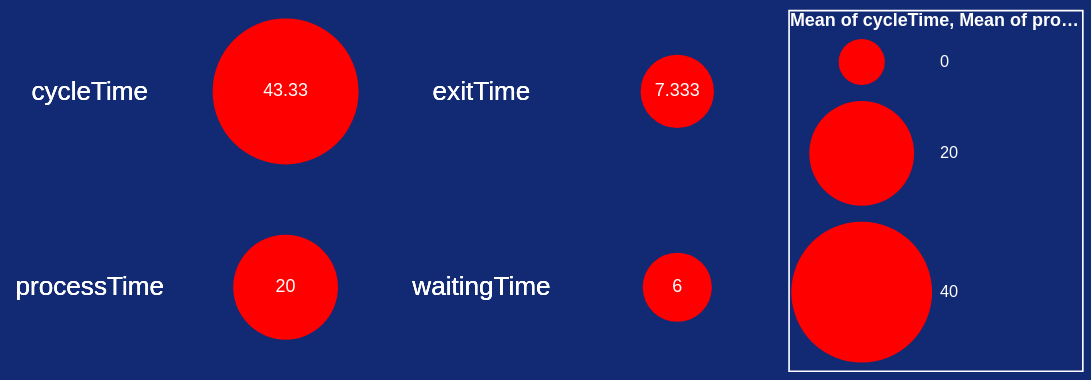

Vega-Lite specification stored for this chart:
### Vega-Lite specification from a JSON file in a GitHub repository (floating-point values rounded to 4 significant figures)
{"config": {"view": {"continuousWidth": 400, "continuousHeight": 300, "height": 100, "strokeWidth": 0, "width": 100}, "axis": {"labelAngle": -45, "labelColor": "white", "titleColor": "white"}, "background": "#122973", "header": {"labelColor": "#122973", "labelFontSize": 14, "titleColor": "#122973", "titleFontSize": 14}, "legend": {"labelColor": "white", "padding": 1, "strokeColor": "white", "tickCount": 2, "titleColor": "white"}}, "hconcat": [{"vconcat": [{"hconcat": [{"mark": {"type": "text", "fill": "white"}, "encoding": {"size": {"value": 16}, "text": {"value": "cycleTime"}}}, {"layer": [{"mark": {"type": "circle", "fill": "red"}, "encoding": {"size": {"aggregate": "mean", "field": "cycleTime", "scale": {"range": [800, 8000]}, "type": "quantitative"}}}, {"mark": {"type": "text", "fill": "white"}, "encoding": {"text": {"aggregate": "mean", "field": "cycleTime", "format": ".4", "type": "quantitative"}}}]}]}, {"hconcat": [{"mark": {"type": "text", "fill": "white"}, "encoding": {"size": {"value": 16}, "text": {"value": "processTime"}}}, {"layer": [{"mark": {"type": "circle", "fill": "red"}, "encoding": {"size": {"aggregate": "mean", "field": "processTime", "scale": {"range": [800, 8000]}, "type": "quantitative"}}}, {"mark": {"type": "text", "fill": "white"}, "encoding": {"text": {"aggregate": "mean", "field": "processTime", "format": ".4", "type": "quantitative"}}}]}]}]}, {"vconcat": [{"hconcat": [{"mark": {"type": "text", "fill": "white"}, "encoding": {"size": {"value": 16}, "text": {"value": "exitTime"}}}, {"layer": [{"mark": {"type": "circle", "fill": "red"}, "encoding": {"size": {"aggregate": "mean", "field": "exitTime", "scale": {"range": [800, 8000]}, "type": "quantitative"}}}, {"mark": {"type": "text", "fill": "white"}, "encoding": {"text": {"aggregate": "mean", "field": "exitTime", "format": ".4", "type": "quantitative"}}}]}]}, {"hconcat": [{"mark": {"type": "text", "fill": "white"}, "encoding": {"size": {"value": 16}, "text": {"value": "waitingTime"}}}, {"layer": [{"mark": {"type": "circle", "fill": "red"}, "encoding": {"size": {"aggregate": "mean", "field": "waitingTime", "scale": {"range": [800, 8000]}, "type": "quantitative"}}}, {"mark": {"type": "text", "fill": "white"}, "encoding": {"text": {"aggregate": "mean", "field": "waitingTime", "format": ".4", "type": "quantitative"}}}]}]}]}], "data": {"name": "data-0f22560a4a22d79b5cc7a4ae711af021"}, "transform": [{"lookup": "station", "from": {"data": {"name": "data-8c2e2699f6435a6d30774dcc888180ea"}, "key": "station", "fields": ["shiftIdentifier", "locationId", "validFrom", "validTo", "oee", "oeeSetpoint", "availability", "efficiency", "quality", "fpy", "fpySetPoint", "partCount", "partCountSetPoint", "countNIO", "productivity", "station"]}}], "$schema": "https://vega.github.io/schema/vega-lite/v4.17.0.json", "datasets": {"data-0f22560a4a22d79b5cc7a4ae711af021": [{"cycleTime": 50, "exitTime": 8, "processTime": 10, "waitingTime": 4, "station": 220}, {"cycleTime": 40, "exitTime": 9, "processTime": 28, "waitingTime": 6, "station": 230}, {"cycleTime": 40, "exitTime": 5, "processTime": 22, "waitingTime": 8, "station": 260}], "data-8c2e2699f6435a6d30774dcc888180ea": [{"shiftIdentifier": 0, "locationId": "string", "validFrom": "2022-10-17T15:13:42.835Z", "validTo": "2022-10-17T15:13:42.835Z", "oee": 82, "oeeSetpoint": 0, "availability": 0, "efficiency": 0, "quality": 0, "fpy": 89, "fpySetPoint": 0, "partCount": 42, "partCountSetPoint": 0, "countNIO": 0, "productivity": 75, "station": 220}, {"shiftIdentifier": 0, "locationId": "string", "validFrom": "2022-10-17T15:13:42.835Z", "validTo": "2022-10-17T15:13:42.835Z", "oee": 89, "oeeSetpoint": 0, "availability": 0, "efficiency": 0, "quality": 0, "fpy": 92, "fpySetPoint": 0, "partCount": 60, "partCountSetPoint": 0, "countNIO": 0, "productivity": 50, "station": 230}, {"shiftIdentifier": 0, "locationId": "string", "validFrom": "2022-10-17T15:13:42.835Z", "validTo": "2022-10-17T15:13:42.835Z", "oee": 90, "oeeSetpoint": 0, "availability": 0, "efficiency": 0, "quality": 0, "fpy": 90, "fpySetPoint": 0, "partCount": 60, "partCountSetPoint": 0, "countNIO": 0, "productivity": 40, "station": 260}]}}
